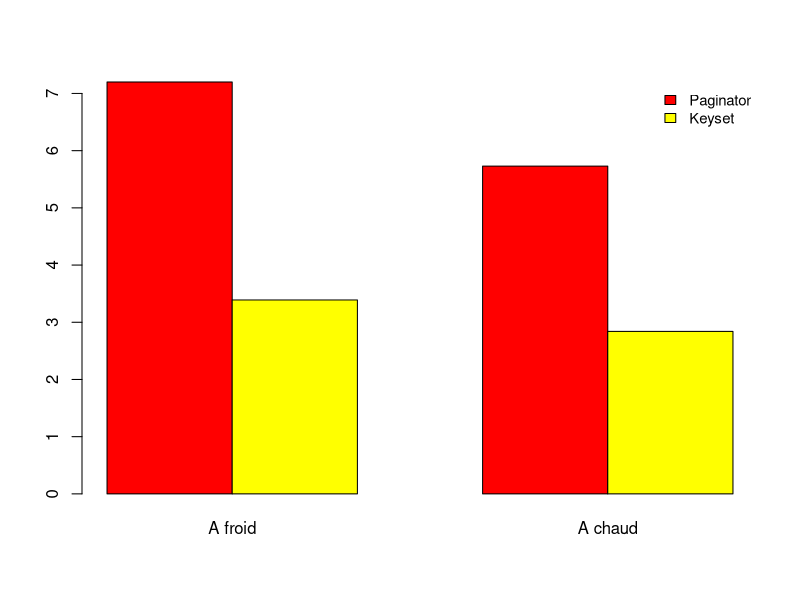

Write the R code that produced this figure.
library(ggplot2)
png('small.png', width=300, height=300)
# header = TRUE ignores the first line, check.names = FALSE allows '+' in 'C++'
benchmark <- read.table("small.dat", header = TRUE, row.names = "Title", check.names = FALSE)

# 't()' is matrix tranposition, 'beside = TRUE' separates the benchmarks, 'heat' provides nice colors
barplot(t(as.matrix(benchmark)), beside = TRUE, col = heat.colors(2))

# 'cex' stands for 'character expansion', 'bty' for 'box type' (we don't want borders)
legend("topright", names(benchmark), cex = 0.9, bty = "n", fill = heat.colors(2))
#

